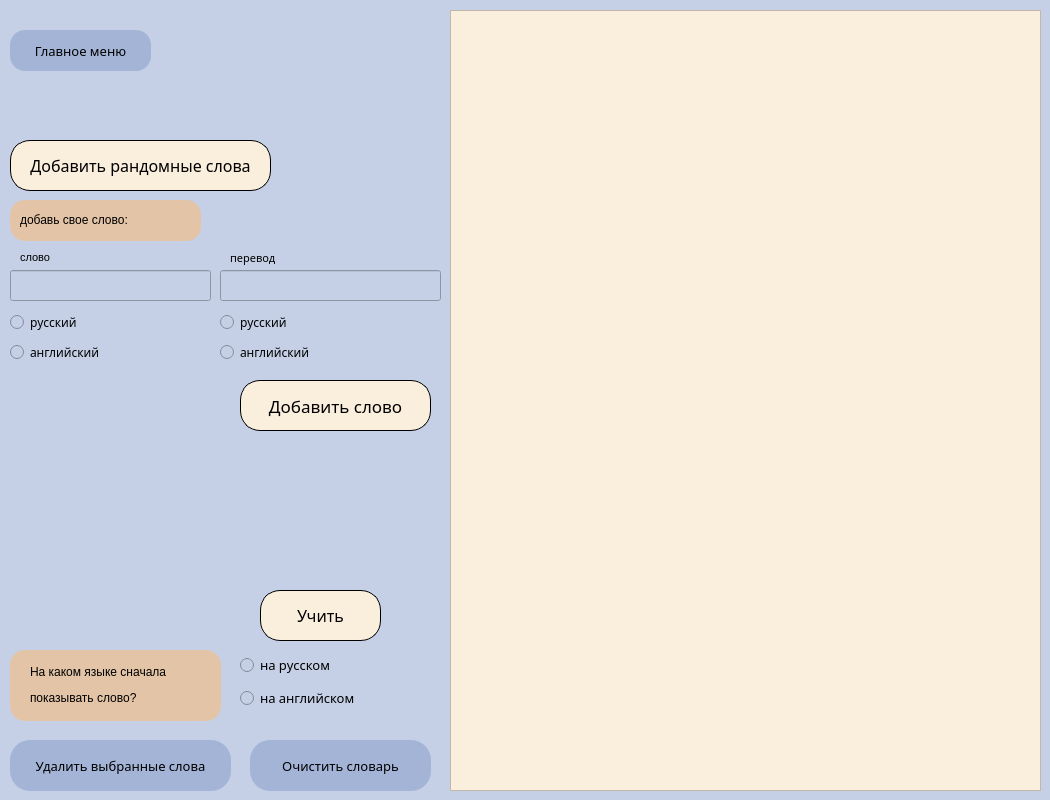
<?xml version="1.0" encoding="UTF-8"?>
<ui version="4.0">
 <class>Form</class>
 <widget class="QWidget" name="Form">
  <property name="geometry">
   <rect>
    <x>0</x>
    <y>0</y>
    <width>1050</width>
    <height>800</height>
   </rect>
  </property>
  <property name="font">
   <font>
    <pointsize>4</pointsize>
   </font>
  </property>
  <property name="windowTitle">
   <string>Form</string>
  </property>
  <property name="styleSheet">
   <string notr="true">background: rgb(197,208,230);</string>
  </property>
  <widget class="QTableWidget" name="tableWidget">
   <property name="geometry">
    <rect>
     <x>450</x>
     <y>10</y>
     <width>591</width>
     <height>781</height>
    </rect>
   </property>
   <property name="styleSheet">
    <string notr="true">background-color: #faeedd;</string>
   </property>
  </widget>
  <widget class="QPushButton" name="but_from_dict">
   <property name="geometry">
    <rect>
     <x>10</x>
     <y>30</y>
     <width>141</width>
     <height>41</height>
    </rect>
   </property>
   <property name="font">
    <font>
     <family>Yu Gothic UI Semilight</family>
     <pointsize>10</pointsize>
     <weight>50</weight>
     <italic>false</italic>
     <bold>false</bold>
    </font>
   </property>
   <property name="styleSheet">
    <string notr="true">border-radius:15;
background-color: #a3b4d6;
font: 10pt &quot;Yu Gothic UI Semilight&quot;;
</string>
   </property>
   <property name="text">
    <string>Главное меню</string>
   </property>
  </widget>
  <widget class="QPushButton" name="but_add_random_words">
   <property name="geometry">
    <rect>
     <x>10</x>
     <y>140</y>
     <width>261</width>
     <height>51</height>
    </rect>
   </property>
   <property name="font">
    <font>
     <family>Yu Gothic UI Semilight</family>
     <pointsize>12</pointsize>
     <weight>50</weight>
     <italic>false</italic>
     <bold>false</bold>
    </font>
   </property>
   <property name="styleSheet">
    <string notr="true">border-radius: 20;
background-color: #faeedd;
font: 12pt &quot;Yu Gothic UI Semilight&quot;;
border: 1px solid rgb(0, 0, 0);</string>
   </property>
   <property name="text">
    <string>Добавить рандомные слова</string>
   </property>
  </widget>
  <widget class="QPushButton" name="but_add_my_word">
   <property name="geometry">
    <rect>
     <x>240</x>
     <y>380</y>
     <width>191</width>
     <height>51</height>
    </rect>
   </property>
   <property name="font">
    <font>
     <family>Yu Gothic UI Semilight</family>
     <pointsize>13</pointsize>
     <weight>50</weight>
     <italic>false</italic>
     <bold>false</bold>
    </font>
   </property>
   <property name="styleSheet">
    <string notr="true">border-radius: 20;
background-color: #faeedd;
font: 13pt &quot;Yu Gothic UI Semilight&quot;;
border: 1px solid rgb(0, 0, 0);</string>
   </property>
   <property name="text">
    <string>Добавить слово</string>
   </property>
  </widget>
  <widget class="QPushButton" name="but_delete_choose">
   <property name="enabled">
    <bool>true</bool>
   </property>
   <property name="geometry">
    <rect>
     <x>10</x>
     <y>740</y>
     <width>221</width>
     <height>51</height>
    </rect>
   </property>
   <property name="minimumSize">
    <size>
     <width>201</width>
     <height>0</height>
    </size>
   </property>
   <property name="font">
    <font>
     <family>Yu Gothic UI Semilight</family>
     <pointsize>10</pointsize>
     <weight>50</weight>
     <italic>false</italic>
     <bold>false</bold>
    </font>
   </property>
   <property name="toolTip">
    <string>&lt;html&gt;&lt;head/&gt;&lt;body&gt;&lt;p&gt;bgtbgf&lt;/p&gt;&lt;/body&gt;&lt;/html&gt;</string>
   </property>
   <property name="styleSheet">
    <string notr="true">border-radius: 20;
font: 10pt &quot;Yu Gothic UI Semilight&quot;;
background-color: #a3b4d6;
</string>
   </property>
   <property name="text">
    <string>Удалить выбранные слова</string>
   </property>
  </widget>
  <widget class="QPushButton" name="but_delete_all">
   <property name="geometry">
    <rect>
     <x>250</x>
     <y>740</y>
     <width>181</width>
     <height>51</height>
    </rect>
   </property>
   <property name="font">
    <font>
     <family>Yu Gothic UI Semilight</family>
     <pointsize>10</pointsize>
     <weight>50</weight>
     <italic>false</italic>
     <bold>false</bold>
    </font>
   </property>
   <property name="styleSheet">
    <string notr="true">border-radius: 20;
background-color: #a3b4d6;
font: 10pt &quot;Yu Gothic UI Semilight&quot;;
</string>
   </property>
   <property name="text">
    <string>Очистить cловарь</string>
   </property>
  </widget>
  <widget class="QPushButton" name="but_study">
   <property name="geometry">
    <rect>
     <x>260</x>
     <y>590</y>
     <width>121</width>
     <height>51</height>
    </rect>
   </property>
   <property name="font">
    <font>
     <family>Yu Gothic UI Semilight</family>
     <pointsize>12</pointsize>
     <weight>50</weight>
     <italic>false</italic>
     <bold>false</bold>
    </font>
   </property>
   <property name="styleSheet">
    <string notr="true">border-radius: 20;
background-color: #faeedd;
font: 12pt &quot;Yu Gothic UI Semilight&quot;;
border: 1px solid rgb(0, 0, 0);</string>
   </property>
   <property name="text">
    <string>Учить</string>
   </property>
  </widget>
  <widget class="QLineEdit" name="line_word">
   <property name="geometry">
    <rect>
     <x>10</x>
     <y>270</y>
     <width>201</width>
     <height>31</height>
    </rect>
   </property>
   <property name="font">
    <font>
     <pointsize>13</pointsize>
    </font>
   </property>
  </widget>
  <widget class="QLineEdit" name="line_translation">
   <property name="geometry">
    <rect>
     <x>220</x>
     <y>270</y>
     <width>221</width>
     <height>31</height>
    </rect>
   </property>
   <property name="font">
    <font>
     <pointsize>11</pointsize>
    </font>
   </property>
  </widget>
  <widget class="QLabel" name="label_2">
   <property name="geometry">
    <rect>
     <x>20</x>
     <y>250</y>
     <width>55</width>
     <height>16</height>
    </rect>
   </property>
   <property name="styleSheet">
    <string notr="true">font: 11pt &quot;Yu Gothic UI Semilight&quot;;</string>
   </property>
   <property name="text">
    <string>&lt;html&gt;&lt;head/&gt;&lt;body&gt;&lt;p&gt;&lt;span style=&quot; font-size:8pt;&quot;&gt;слово&lt;/span&gt;&lt;/p&gt;&lt;/body&gt;&lt;/html&gt;</string>
   </property>
  </widget>
  <widget class="QLabel" name="label_3">
   <property name="geometry">
    <rect>
     <x>230</x>
     <y>250</y>
     <width>61</width>
     <height>16</height>
    </rect>
   </property>
   <property name="font">
    <font>
     <family>Yu Gothic UI Semilight</family>
     <pointsize>11</pointsize>
     <weight>50</weight>
     <italic>false</italic>
     <bold>false</bold>
    </font>
   </property>
   <property name="styleSheet">
    <string notr="true">font: 11pt &quot;Yu Gothic UI Semilight&quot;;</string>
   </property>
   <property name="text">
    <string>&lt;html&gt;&lt;head/&gt;&lt;body&gt;&lt;p&gt;&lt;span style=&quot; font-size:8pt;&quot;&gt;перевод&lt;/span&gt;&lt;/p&gt;&lt;/body&gt;&lt;/html&gt;</string>
   </property>
  </widget>
  <widget class="QFrame" name="frame">
   <property name="geometry">
    <rect>
     <x>10</x>
     <y>200</y>
     <width>191</width>
     <height>41</height>
    </rect>
   </property>
   <property name="styleSheet">
    <string notr="true">background-color: #e3c4a6;
border-radius: 15;</string>
   </property>
   <property name="frameShape">
    <enum>QFrame::StyledPanel</enum>
   </property>
   <property name="frameShadow">
    <enum>QFrame::Raised</enum>
   </property>
   <widget class="QLabel" name="label">
    <property name="geometry">
     <rect>
      <x>10</x>
      <y>0</y>
      <width>181</width>
      <height>41</height>
     </rect>
    </property>
    <property name="styleSheet">
     <string notr="true">border-radius: 15;
font: 12pt &quot;Yu Gothic UI Semilight&quot;;</string>
    </property>
    <property name="text">
     <string>&lt;html&gt;&lt;head/&gt;&lt;body&gt;&lt;p&gt;добавь свое слово:&lt;/p&gt;&lt;/body&gt;&lt;/html&gt;</string>
    </property>
   </widget>
  </widget>
  <widget class="QWidget" name="layoutWidget">
   <property name="geometry">
    <rect>
     <x>220</x>
     <y>310</y>
     <width>104</width>
     <height>57</height>
    </rect>
   </property>
   <layout class="QVBoxLayout" name="verticalLayout">
    <item>
     <widget class="QRadioButton" name="rb_rus_2">
      <property name="font">
       <font>
        <family>Yu Gothic UI Semilight</family>
        <pointsize>9</pointsize>
        <weight>50</weight>
        <italic>false</italic>
        <bold>false</bold>
       </font>
      </property>
      <property name="styleSheet">
       <string notr="true">font: 9pt &quot;Yu Gothic UI Semilight&quot;;</string>
      </property>
      <property name="text">
       <string>русский</string>
      </property>
     </widget>
    </item>
    <item>
     <widget class="QRadioButton" name="rb_eng_2">
      <property name="font">
       <font>
        <family>Yu Gothic UI Semilight</family>
        <pointsize>9</pointsize>
        <weight>50</weight>
        <italic>false</italic>
        <bold>false</bold>
       </font>
      </property>
      <property name="styleSheet">
       <string notr="true">font: 9pt &quot;Yu Gothic UI Semilight&quot;;</string>
      </property>
      <property name="text">
       <string>английский</string>
      </property>
     </widget>
    </item>
   </layout>
  </widget>
  <widget class="QWidget" name="layoutWidget">
   <property name="geometry">
    <rect>
     <x>10</x>
     <y>310</y>
     <width>104</width>
     <height>57</height>
    </rect>
   </property>
   <layout class="QVBoxLayout" name="verticalLayout_2">
    <item>
     <widget class="QRadioButton" name="rb_rus_1">
      <property name="font">
       <font>
        <family>Yu Gothic UI Semilight</family>
        <pointsize>9</pointsize>
        <weight>50</weight>
        <italic>false</italic>
        <bold>false</bold>
       </font>
      </property>
      <property name="styleSheet">
       <string notr="true">font: 9pt &quot;Yu Gothic UI Semilight&quot;;</string>
      </property>
      <property name="text">
       <string>русский</string>
      </property>
      <attribute name="buttonGroup">
       <string notr="true">buttonGroup</string>
      </attribute>
     </widget>
    </item>
    <item>
     <widget class="QRadioButton" name="rb_eng_1">
      <property name="font">
       <font>
        <family>Yu Gothic UI Semilight</family>
        <pointsize>9</pointsize>
        <weight>50</weight>
        <italic>false</italic>
        <bold>false</bold>
       </font>
      </property>
      <property name="styleSheet">
       <string notr="true">font: 9pt &quot;Yu Gothic UI Semilight&quot;;</string>
      </property>
      <property name="text">
       <string>английский</string>
      </property>
      <attribute name="buttonGroup">
       <string notr="true">buttonGroup</string>
      </attribute>
     </widget>
    </item>
   </layout>
  </widget>
  <widget class="QFrame" name="frame_2">
   <property name="geometry">
    <rect>
     <x>10</x>
     <y>650</y>
     <width>211</width>
     <height>71</height>
    </rect>
   </property>
   <property name="styleSheet">
    <string notr="true">background-color: #e3c4a6;
border-radius: 15;</string>
   </property>
   <property name="frameShape">
    <enum>QFrame::StyledPanel</enum>
   </property>
   <property name="frameShadow">
    <enum>QFrame::Raised</enum>
   </property>
   <widget class="QLabel" name="label_4">
    <property name="geometry">
     <rect>
      <x>20</x>
      <y>10</y>
      <width>181</width>
      <height>51</height>
     </rect>
    </property>
    <property name="styleSheet">
     <string notr="true">font: 12pt &quot;Yu Gothic UI Semilight&quot;;</string>
    </property>
    <property name="text">
     <string>&lt;html&gt;&lt;head/&gt;&lt;body&gt;&lt;p&gt;&lt;span style=&quot; font-size:9pt;&quot;&gt;На каком языке сначала&lt;/span&gt;&lt;/p&gt;&lt;p&gt;&lt;span style=&quot; font-size:9pt;&quot;&gt;показывать слово?&lt;/span&gt;&lt;/p&gt;&lt;/body&gt;&lt;/html&gt;</string>
    </property>
   </widget>
  </widget>
  <widget class="QWidget" name="layoutWidget">
   <property name="geometry">
    <rect>
     <x>240</x>
     <y>650</y>
     <width>157</width>
     <height>63</height>
    </rect>
   </property>
   <layout class="QVBoxLayout" name="verticalLayout_3">
    <item>
     <widget class="QRadioButton" name="radioBut_russian">
      <property name="font">
       <font>
        <family>Yu Gothic UI Semilight</family>
        <pointsize>10</pointsize>
        <weight>50</weight>
        <italic>false</italic>
        <bold>false</bold>
       </font>
      </property>
      <property name="styleSheet">
       <string notr="true">font: 10pt &quot;Yu Gothic UI Semilight&quot;;</string>
      </property>
      <property name="text">
       <string>на русском</string>
      </property>
     </widget>
    </item>
    <item>
     <widget class="QRadioButton" name="radioBut_english">
      <property name="font">
       <font>
        <family>Yu Gothic UI Semilight</family>
        <pointsize>10</pointsize>
        <weight>50</weight>
        <italic>false</italic>
        <bold>false</bold>
       </font>
      </property>
      <property name="styleSheet">
       <string notr="true">font: 10pt &quot;Yu Gothic UI Semilight&quot;;</string>
      </property>
      <property name="text">
       <string>на английском</string>
      </property>
     </widget>
    </item>
   </layout>
  </widget>
 </widget>
 <resources/>
 <connections/>
 <buttongroups>
  <buttongroup name="buttonGroup"/>
 </buttongroups>
</ui>
